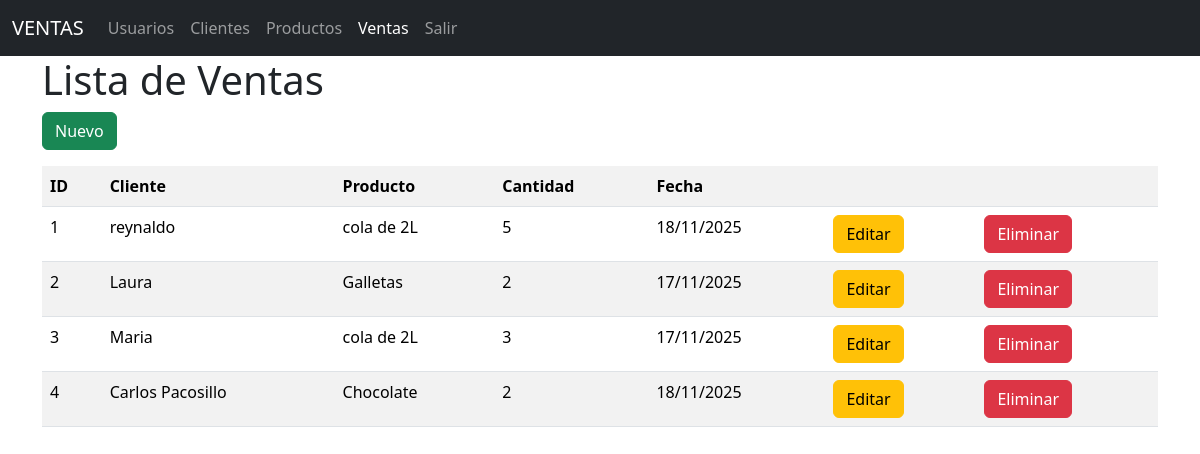
/ventas/, run on the app's committed database.
### models/venta_model.py (models this page shows, shortened)
class Venta(db.Model):
    __tablename__ = 'ventas'
    id = db.Column(db.Integer, primary_key=True)
    cliente_id = db.Column(db.Integer, db.ForeignKey('clientes.id'), nullable=False)
    producto_id = db.Column(db.Integer, db.ForeignKey('productos.id'), nullable=False)
    cantidad = db.Column(db.Integer, nullable=False)
    fecha = db.Column(db.DateTime, nullable=False)
    cliente = db.relationship('Cliente', back_populates='ventas')
    producto = db.relationship('Producto', back_populates='ventas')
    @staticmethod
    def get_all():
        return Venta.query.all()

### models/cliente_model.py (models this page shows, shortened)
class Cliente(db.Model):
    __tablename__ = 'clientes'
    id = db.Column(db.Integer, primary_key=True)
    nombre = db.Column(db.String(80), nullable=False)
    email = db.Column(db.String(100), nullable=False)
    telefono = db.Column(db.String(20), nullable=False)
    ventas = db.relationship('Venta', back_populates="cliente")

### models/producto_model.py (models this page shows, shortened)
class Producto(db.Model):
    __tablename__ = 'productos'
    id = db.Column(db.Integer, primary_key=True)
    descripcion = db.Column(db.String(120), nullable=False)
    precio = db.Column(db.Float(11,2), nullable=False)
    stock = db.Column(db.Integer, nullable=False)
    ventas = db.relationship('Venta', back_populates="producto")

### controllers/venta_controller.py (the view)
@venta_bp.route('/')
def index():
    ventas = Venta.get_all()
    return venta_view.list(ventas)

### run.py (called while the page is built)
@app.context_processor
def inject_active_path():
    def is_active(path):
        return 'active' if request.path == path else ''
    return (dict(is_active = is_active))

### views/venta_view.py (called while the page is built)
def list(ventas):
    return render_template('ventas/index.html', ventas=ventas)

### templates/ventas/index.html (shortened to what this page needs)
{% extends 'base.html' %}
{% block content %}
<h1>Lista de Ventas</h1>
<a href="{{ url_for('venta.create') }}" class="btn btn-success mb-3">Nuevo</a>
<table class="table table-striped">
    <tr>
        <th>ID</th>
        <th>Cliente</th>
        <th>Producto</th>
        <th>Cantidad</th>
        <th>Fecha</th>
        <th></th>
        <th></th>
    </tr>
    {% for item in ventas %}
    <tr>
        <td>{{item.id}}</td>
        <td>{{item.cliente.nombre}}</td>
        <td>{{item.producto.descripcion}}</td>
        <td>{{item.cantidad}}</td>
        <td>{{item.fecha.strftime('%d/%m/%Y')}}</td>
        <td>
            <a href="{{ url_for('venta.edit',id=item.id) }}" class="btn btn-warning">Editar</a>
        </td>
        <td>
            <a href="{{ url_for('venta.delete', id=item.id) }}" class="btn btn-danger">Eliminar</a>
        </td>
    </tr>
    {% endfor %}
</table>
{% endblock %}

### templates/base.html (shortened to what this page needs)
<!doctype html>
<html lang="es">
<head>
    <link href="https://cdn.jsdelivr.net/npm/bootstrap@5.3.8/dist/css/bootstrap.min.css" rel="stylesheet"
>
</head>
<body>
    <nav class="navbar navbar-expand-lg navbar-dark bg-dark">
        <div class="container-fluid">
            <a class="navbar-brand" href="#">VENTAS</a>
            <div class="collapse navbar-collapse" id="navbarNav">
                <ul class="navbar-nav">
                    <li class="nav-item">
                        <a class="nav-link {{ is_active('/usuarios/') }}" aria-current="page" href="/usuarios/">Usuarios</a>
                    </li>
                    <li class="nav-item">
                        <a class="nav-link {{ is_active('/clientes/') }}"  href="/clientes/">Clientes</a>
                    </li>
                    <li class="nav-item">
                        <a class="nav-link {{ is_active('/productos/') }}" href="/productos/">Productos</a>
                    </li>
                    <li class="nav-item">
                        <a class="nav-link {{ is_active('/ventas/') }}" href="/ventas/">Ventas</a>
                    </li>
                    <li class="nav-item">
                        <a class="nav-link" href="#">Salir</a>
                    </li>
                </ul>
            </div>
        </div>
    </nav>
    <div class="container">
        {% block content %}
        {% endblock %}
    </div>
</body>
</html>

### data on the page
Venta: id "1", cliente.nombre "reynaldo", producto.descripcion "cola de 2L", cantidad "5", fecha "18/11/2025"
Venta: id "2", cliente.nombre "Laura", producto.descripcion "Galletas", cantidad "2", fecha "17/11/2025"
Venta: id "3", cliente.nombre "Maria", producto.descripcion "cola de 2L", cantidad "3", fecha "17/11/2025"
Venta: id "4", cliente.nombre "Carlos Pacosillo", producto.descripcion "Chocolate", cantidad "2", fecha "18/11/2025"
